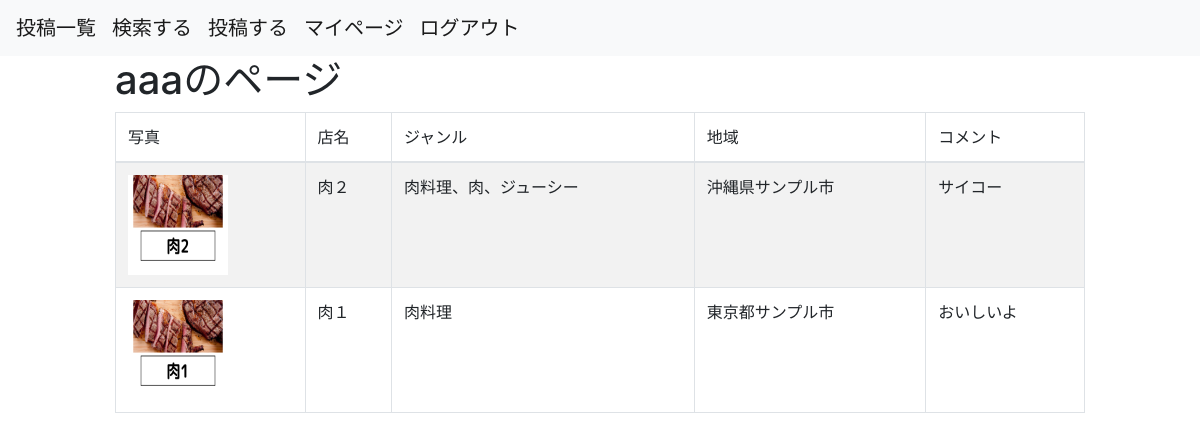
Page /boards/users_product_list/ (signed in) on the committed database.
### accounts/models.py (models this page shows, shortened)
class Users(AbstractBaseUser, PermissionsMixin):
    username = models.CharField(max_length=150)
    email = models.EmailField(max_length=255, unique=True)
    is_active = models.BooleanField(default=True)
    is_staff = models.BooleanField(default=False)
    USERNAME_FIELD = 'email'
    REQUIRED_FIELDS = ['username']
    objects = UserManager()

### boards/models.py (models this page shows, shortened)
class Products(models.Model):
    picture = models.FileField(upload_to='product_pictures/%Y/%m/%d', blank =True, null=True)
    store_name = models.CharField(max_length=1000)
    kinds = models.CharField(max_length=1000, blank =True, null=True)
    zip_code = models.CharField(max_length=8, blank =True, null=True)
    place_prefecture = models.CharField(max_length=1000, blank =True, null=True)
    place_another = models.CharField(max_length=1000, blank =True, null=True)
    comments = models.CharField(max_length=1000, blank =True, null=True)
    main_comments = models.CharField(max_length=1000, blank =True, null=True)
    created_at = models.DateTimeField(auto_now_add=True)
    user = models.ForeignKey(
        Users, on_delete=models.CASCADE
    )
    class Meta:
        db_table = 'products'
        ordering = ["-created_at"]

### boards/views.py (the view)
# urls.py: path('users_product_list/', ProductListView_User.as_view(), name='users_product_list'),
class ProductListView_User(LoginRequiredMixin, ListView):
    model = Products
    template_name = os.path.join('boards', 'users_product_list.html')
    def get_queryset(self):
        return Products.objects.filter(user=self.request.user)

### templates/boards/users_product_list.html
{% extends 'base.html' %}
{% block content %}
<div class="col-10 offset-1">
    <h1>{{user.username}}のページ</h1>
<table class="table table-striped table-bordered">
<thead>
  <tr>
     <td>写真</td>
     <td>店名</td>
     <td>ジャンル</td>
     <td>地域</td>
     <td>コメント</td>
  </tr>
</thead>
<tbody>
{% for product in object_list %}
  <tr>
    <td><a href="{% url 'boards:product_detail' pk=product.id %}">
      <img width="100px" height="100px" src={{ product.picture.url }}>
    </a></td>
    <td>{{ product.store_name }}</td>
    <td>{{ product.kinds }}</td>
    <td>{{ product.place_prefecture }}</td>
    <td>{{ product.comments }}</td>
</tr>
{% endfor %}
</tbody>
</table>
</div>
{% endblock %}

### rows in the picture
Users: username "aaa"
Products: picture (picture), store_name "肉２", kinds "肉料理、肉、ジューシー", place_prefecture "沖縄県サンプル市", comments "サイコー"
Products: picture (picture), store_name "肉１", kinds "肉料理", place_prefecture "東京都サンプル市", comments "おいしいよ"
